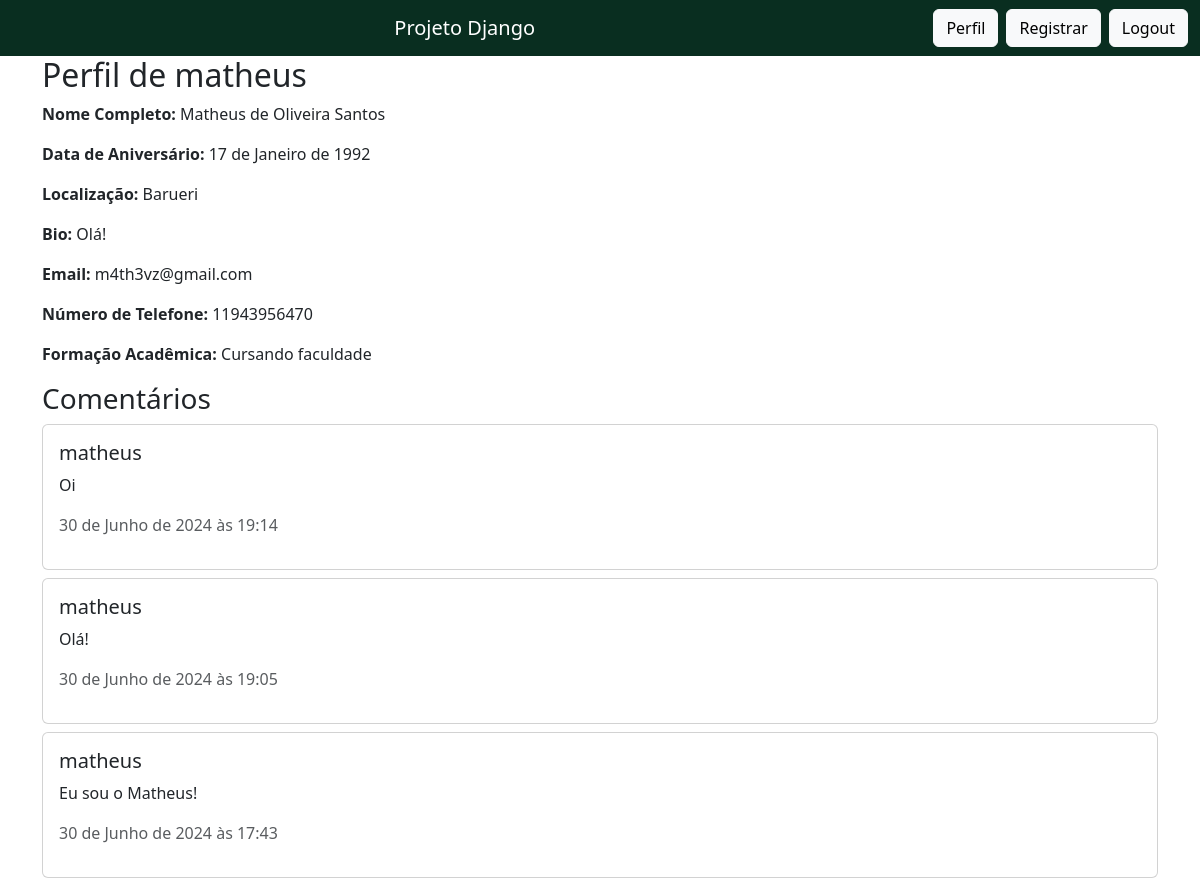
/profile/matheus/ (signed in), run on an earlier commit of the app's database.
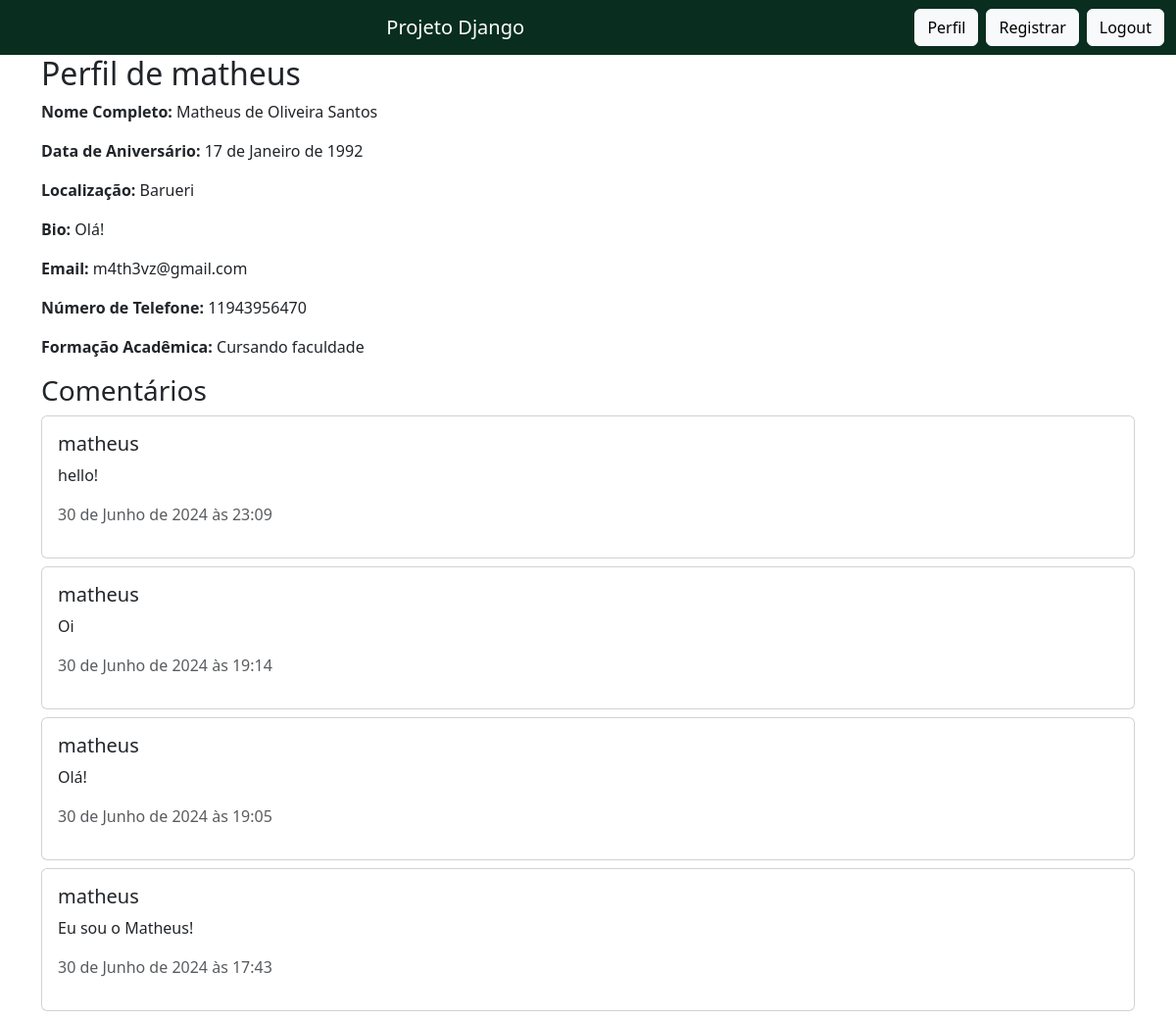
And on a later commit of the database.
### core/models.py (models this page shows, shortened)
class Comment(models.Model):
    user = models.ForeignKey(User, on_delete=models.CASCADE)
    content = models.TextField()
    created_at = models.DateTimeField(auto_now_add=True)
    edited_at = models.DateTimeField(null=True, blank=True)

### core/views.py (the view)
# urls.py: path('profile/<str:username>/', views.other_profile_view, name='other_profile'),
@login_required
def other_profile_view(request, username):
    user = get_object_or_404(User, username=username)
    profile = get_object_or_404(Profile, user=user)
    comments = Comment.objects.filter(user=user).order_by('-created_at')
    is_following = Follow.objects.filter(follower=request.user, followed=user).exists()
    return render(request, 'other_profile.html', {'profile': profile, 'comments': comments, 'is_following': is_following})

### core/templates/other_profile.html (shortened to what this page needs)
{% extends 'base.html' %}
{% block content %}
  <h2>Perfil de {{ profile.user.username }}</h2>
  <p><strong>Nome Completo:</strong> {{ profile.full_name }}</p>
  <p><strong>Data de Aniversário:</strong> {{ profile.birth_date }}</p>
  <p><strong>Localização:</strong> {{ profile.location }}</p>
  <p><strong>Bio:</strong> {{ profile.bio }}</p>
  <p><strong>Email:</strong> {{ profile.email }}</p>
  <p><strong>Número de Telefone:</strong> {{ profile.phone_number }}</p>
  <p><strong>Formação Acadêmica:</strong> {{ profile.education }}</p>
  <div class="comments">
    <h3>Comentários</h3>
    {% if comments %}
        {% for comment in comments %}
            <div class="card mb-2">
                <div class="card-body">
                    <h5 class="card-title">{{ comment.user.username }}</h5>
                    <p class="card-text">{{ comment.content }}</p>
                    <p class="text-muted">{{ comment.created_at }}</p>
                </div>
            </div>
        {% endfor %}
    {% else %}
        <p>Nenhum comentário disponível.</p>
    {% endif %}
  </div>
{% endblock content %}

What changed in the data, as far as the page shows it:
added Comment: user.username "matheus", content "hello!", created_at "30 de Junho de 2024 às 23:09"
